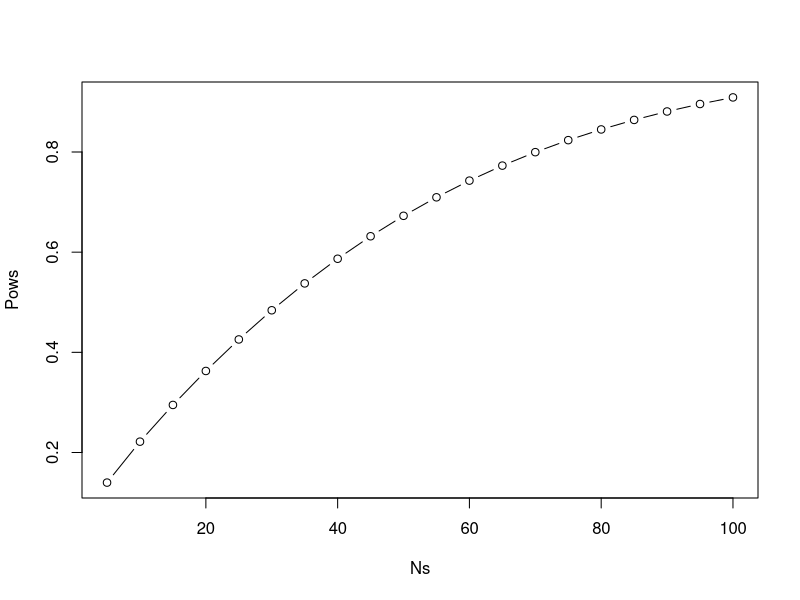
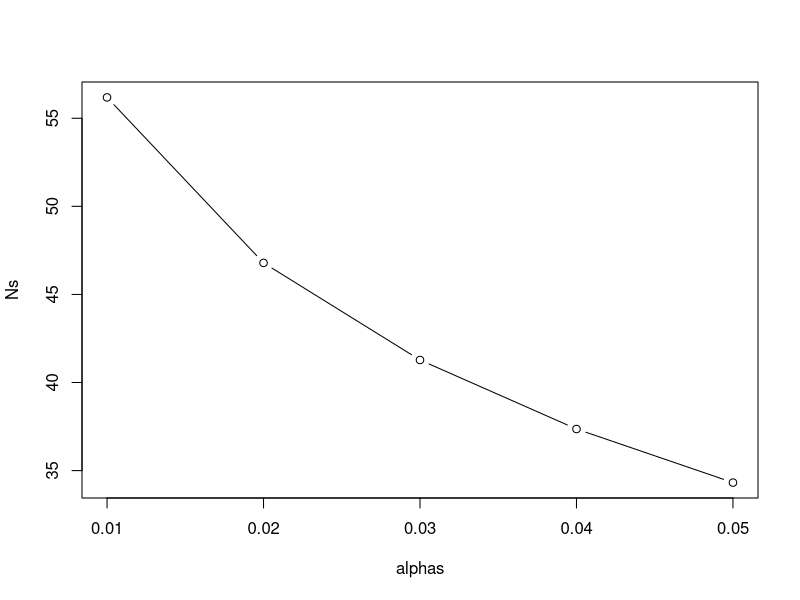
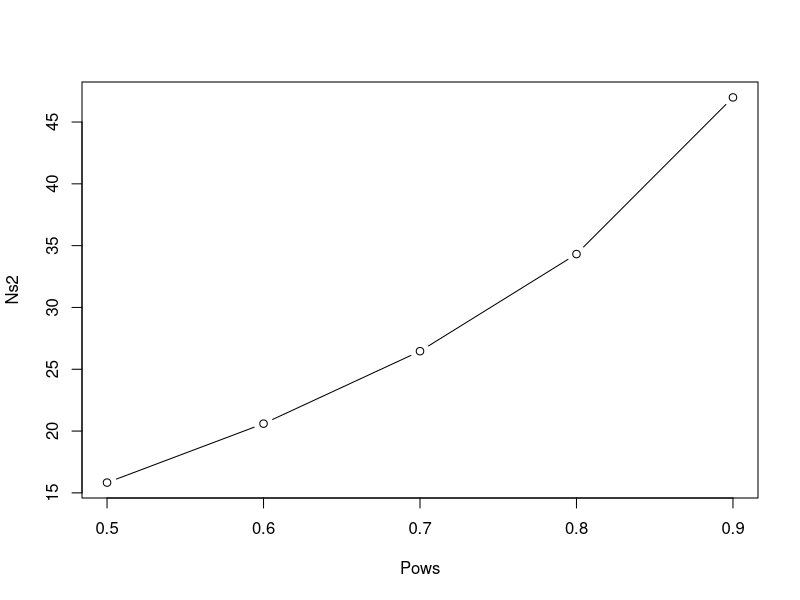

These figures' R source, in order:
#Task 1. Calculate a one-sample test power with similation in R.
# If you set a cutoff of 0.05, what is the percentage of simulations that you get the pvalue larger than 0.05? What does this number mean? What is the power?
stu <- replicate(1e5, t.test(rnorm(10, 178, 10), mu = 175, alternative = 'greater')$p.value) 
per <- length(which(stu>0.05))
power.stu <- length(which(stu <= 0.05))/1e5
# If you measure 50 students instead of 10 students, then does the power change?
stu.50 <- replicate(1e5, t.test(rnorm(50, 178, 10), mu = 175, alternative = 'greater')$p.value) 
per.50 <- length(which(stu.50>0.05))
power.stu.50 <- length(which(stu.50 <= 0.05))/1e5
#The cheating way is to use the command power.t.test. Try it out to calculate the power number with different Ns (5, 10, 15, 20. . . .100). Try to plot the power versus N. You should see a plot like this:
n <- seq(5, 100, by = 5)
power_values <- numeric(length(n))
for (i in seq_along(n)){
  power_values[i]<-power.t.test(n=n[i], delta=3, sd=10, sig.level=0.05, 
                                type="one.sample", alternative = 'one.sided')$power
  }
plot(n, power_values, type="b", xlab='Ns', ylab='Pows' )


#Task 2. Choose the right sample size.
#1. If the drug is indeed effective as showed on the animal model, then what is the probability that they do not see a significant effect of the drug (p-value cutoff = 0.05)? Please perform a simulation as you did before to give an answer.
animal <- replicate(1e5, t.test(rnorm(10, 117, 30),mu = 130, alternative = 'less')$p.value)
per.animal <- length(which(animal>0.05))/1e5
#2. Do you think the power is good enough? If the company truly believes the effect of the drug and want to be sure that they will not largely miss the effect in the trial (type II error rate < 0.2), then how many volunteers do they need to recruit?
power.t.test(power = 0.8, delta = 13, sd=30, sig.level=0.05, type="two.sample", alternative = 'one.sided')
#3. If the company changes their strategy, asking all the volunteers to take the pills and measuring their weights before and afterward, how many volunteers do they need?
power.t.test(power = 0.8, delta = 13, sd=30, sig.level=0.05, type="paired", alternative = 'one.sided')
#4. Manipulate the p-value cutoff or power to see the change of the needed sample size. You could also plot them out. The output should be similar to these.
alpha <- seq(0.01,0.05, by = 0.01)
power_values_pills <- numeric(length(alpha))
for(i in seq_along(alpha)){
  power_values_pills[i]<-power.t.test(power = 0.8, delta = 13, sd=30, 
                                      sig.level=alpha[i], type="one.sample", alternative = 'one.sided')$n}
plot(alpha, power_values_pills, type="b", xlab='alphas', ylab='Ns')

pows <- seq(0.5,0.9, by = 0.1)
power_values_pows <- numeric(length(pows))
for(i in seq_along(pows)){
  power_values_pows[i]<-power.t.test(power = pows[i], delta = 13, sd=30, 
                                      sig.level=0.05, type="one.sample", alternative = 'one.sided')$n}
plot(pows, power_values_pows, type="b", xlab='Pows', ylab='Ns2')



